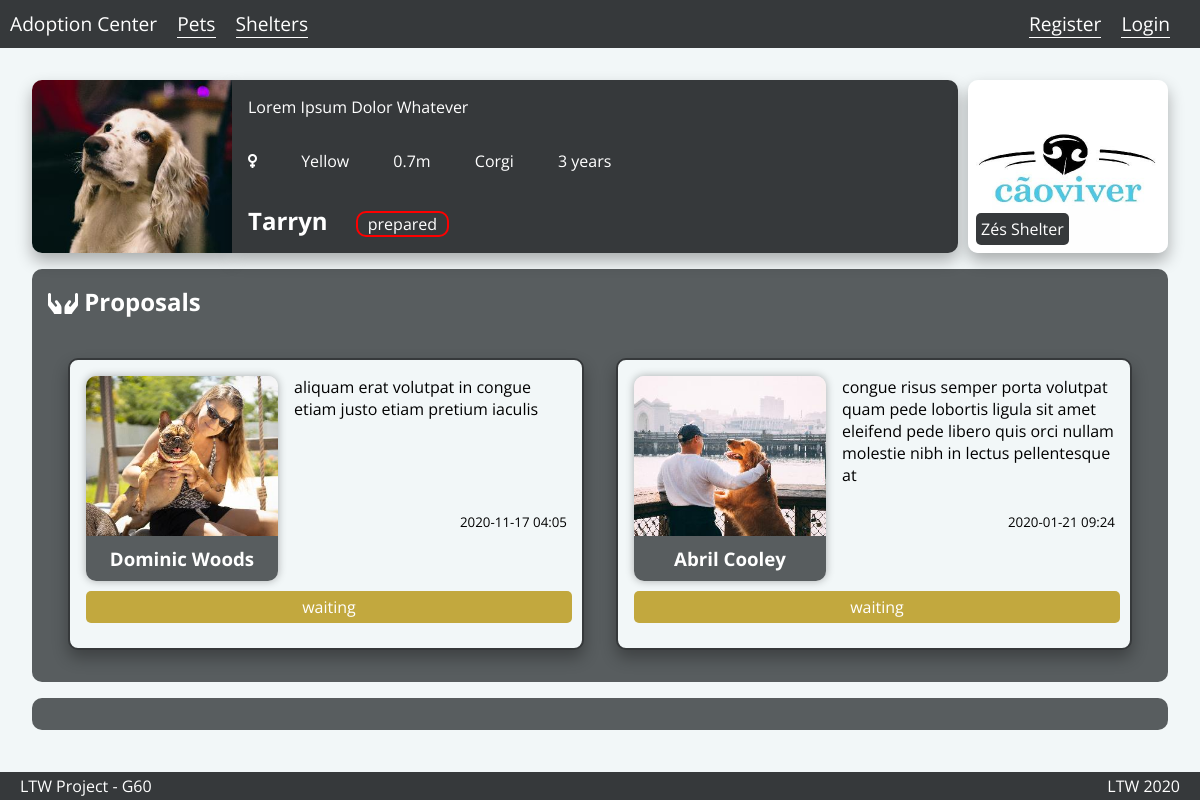
Page /pet_detail.php?id=4 on the committed database.
### tables this page shows
CREATE TABLE Pets (
  pet_id    INTEGER PRIMARY KEY,
  name      VARCHAR,
  species   VARCHAR,
  size      FLOAT,
  color     VARCHAR,
  gender    INTEGER, -- (0 for male),
  info      VARCHAR,
  age       INTEGER,
  location  VARCHAR,
  state     VARCHAR -- Pets can be in several states (being prepared for adoption, prepared, proposal accepted, delivered, …).
);

CREATE TABLE Shelters_Pets (
  shelter_id  INTEGER,
  pet_id      INTEGER,
  FOREIGN KEY (shelter_id) REFERENCES Shelters(shelter_id) ON DELETE CASCADE,
	FOREIGN KEY (pet_id) REFERENCES Pets(pet_id) ON DELETE CASCADE,
	PRIMARY KEY(shelter_id, pet_id)
);

CREATE TABLE Shelters (
  shelter_id  INTEGER PRIMARY KEY,
  username    VARCHAR,
  password    TEXT,
  name        VARCHAR,
  info        VARCHAR
);

CREATE TABLE ProposalsUser (
    prop_id     INTEGER PRIMARY KEY,
    pet_id      INTEGER,
    user_id     INTEGER,
    text        VARCHAR,
    date        VARCHAR,
    state       VARCHAR,
    FOREIGN KEY (pet_id) REFERENCES Pets(pet_id) ON DELETE CASCADE,
    FOREIGN KEY (user_id) REFERENCES Users(user_id) ON DELETE CASCADE
);

CREATE TABLE Users (
  user_id     INTEGER PRIMARY KEY,
  username    VARCHAR,
  password    TEXT,
  name        VARCHAR,
  info        VARCHAR
);

### pet_detail.php (called while the page is built, shortened)
<?php
include_once('database/connection.php');
include_once('database/pets.php');
include_once('database/shelters.php');
$pet = getPetByID($_GET['id']);
$proposals = getPetProposals($_GET['id']);
$owner = getPetOwner($pet['pet_id']);
include('templates/common/header.php');
include('templates/common/navigation_bar.php');
include('templates/pets/pet_detail.php');
include('templates/common/footer.php');

### database/pets.php (called while the page is built, shortened)
<?php
function getPetProposals($petID) {
    global $db;
    if ($stmt = $db->prepare('
            SELECT *
            FROM ProposalsUser, Users
            WHERE pet_id = :id
            AND Users.user_id = ProposalsUser.user_id
            ORDER BY date DESC')
    ) {
        $stmt->bindParam(':id', $petID);
        $stmt->execute();
        return $stmt->fetchAll();
    }
    else {
        printf('errno: %d, error: %s', $db->errorCode(), $db->errorInfo()[2]);
        die;
    }
}
function getPetOwner($petID) {
    global $db;
    if ($stmt = $db->prepare('
        SELECT *
        FROM Pets, Users_Pets
        WHERE Pets.pet_id = :id
        AND Pets.pet_id = Users_Pets.pet_id')) {
        $stmt->bindParam(':id', $petID);
        $stmt->execute();
        $stmt = $db->prepare('
            SELECT *
            FROM Pets, Shelters_Pets
            WHERE Pets.pet_id = :id
            AND Pets.pet_id = Shelters_Pets.pet_id');
        $stmt->bindParam(':id', $petID);
        $stmt->execute();
        $pets = $stmt->fetch();
        return [$pets['shelter_id'], "shelter"];
    }
    else {
        printf('errno: %d, error: %s', $db->errorCode(), $db->errorInfo()[2]);
        die;
    }
}
function getPetByID($petID) {
    global $db;
    if ($stmt = $db->prepare('SELECT * FROM Pets WHERE pet_id = :id')) {
        $stmt->bindParam(':id', $petID);
        $stmt->execute();
        return $stmt->fetch();
    }
    else {
        printf('errno: %d, error: %s', $db->errorCode(), $db->errorInfo()[2]);
        die;
    }
}
function getImageByPetId($petID){
    global $db;
    if ($stmt = $db->prepare('SELECT * FROM Pets_Images WHERE pet_id = :id')) {
        $stmt->bindParam(':id', $petID);
        $stmt->execute();
        return $stmt->fetch()[0];
    }
    else {
        printf('errno: %d, error: %s', $db->errorCode(), $db->errorInfo()[2]);
        die;
    }
}

### database/shelters.php (called while the page is built, shortened)
<?php
function getShelterByID($shelterID) {
    global $db;
    if ($stmt = $db->prepare('SELECT * FROM Shelters WHERE shelter_id = :id')) {
        $stmt->bindParam(':id', $shelterID);
        $stmt->execute();
        return $stmt->fetch();
    }
    else {
        printf('errno: %d, error: %s', $db->errorCode(), $db->errorInfo()[2]);
        die;
    }
}

### templates/pets/pet_detail.php (the view, shortened to what this page needs)
<div class="page-content" id="pet-profile" >
    <div class="pet-bio">
        <a class="pet-image" style="background-image: url('database/images/pets/thumbs_medium/<?= getImageByPetId($_GET['id']) ?>.jpg')">
        </a>
        <section class="pet-info">
            <div id="title">
                <h2><?= $pet['name'] ?></h2>
                <span><?= $pet['state'] ?></span>
            </div>
            <div id="pet-details">
                <?php
                if ($pet['gender'] == 0)
                    echo '<i class="fas fa-mars"></i>';
                else
                    echo '<i class="fas fa-venus"></i>';
                ?>
                <span><?= $pet['color'] ?></span>
                <span><?= $pet['size'] ?>m</span>
                <span><?= $pet['species'] ?></span>
                <span><?= $pet['age'] . ' years' ?></span>
            </div>
            <p><?= $pet['info'] ?></p>
        </section>
        <?php
        if ($owner[1] == 'user') {
            echo '<a id="owner-info" href="user_profile.php?id=' . $owner[0] . '">';
            echo "<div class=\"img\" style=\"background-image: url('database/images/users/profile/thumbs_medium/" . $owner[0] . ".jpg')\"> </div>
                  <p>" . getUserByID($owner[0])['name'] . '</p>
                  </a>';
        }
        else {
            echo '<a id="owner-info" href="shelter_profile.php?id=' . $owner[0] . '">';
            echo "<div class=\"img\" style=\"background-image: url('database/images/shelters/profile/thumbs_medium/" . $owner[0] . ".jpg')\"></div>
                  <p>" . getShelterByID($owner[0])['name'] . '</p>
                  </a>';
        }
        ?>
    </div>
    <section id="proposals">
        <h2><i class="fas fa-hands"></i> Proposals</h2>
        <div class="grid-list">
            <?php foreach ($proposals as $proposal) { ?>
                <article class="adoption-proposal">
                    <a href="user_profile.php?id=<?= $proposal['user_id'] ?>">
                        <div class="img" style="background-image: url('database/images/users/profile/thumbs_medium/<?= $proposal['user_id'] ?>.jpg"></div>
                        <h3><?= $proposal['name'] ?></h3>
                    </a>
                    <div class="user-details">
                        <p><?= $proposal['text'] ?></p>
                        <small><?= date("Y-m-d H:i", substr($proposal['date'], 0, 10)) ?></small>
                    </div>
                    <?php if (isset($_SESSION['username']) and isOwner($_GET['id']) and $proposal['state']== 'waiting') { ?>
                        <div class="proposal-options">
                            <button id="accept_proposal_button" name="accept" data-petid="<?= $_GET['id'] ?>" data-userid="<?= $proposal['user_id'] ?>">Accept</button>
                            <button id="deny_proposal_button" name="deny" data-petid="<?= $_GET['id'] ?>" data-userid="<?= $proposal['user_id'] ?>">Deny</button>
                        </div>
                    <?php } else { ?>
                        <div id="proposal_states">
                        <?php  if ($proposal['state'] == 'waiting'){ ?>
                        <div id="waiting_state">
                            <p><?= $proposal['state'] ?></p>
                        </div>
                            <?php  }else if ($proposal['state'] == 'accepted') { ?>
                                <div id="accepted_state">
                                    <p><?= $proposal['state'] ?></p>
                                </div>
                            <?php  }else {?>
                                <div id="denied_state">
                                    <p><?= $proposal['state'] ?></p>
                                </div>
                            <?php  } ?>
                        </div>
                    <?php } ?>
                </article>
            <?php } ?>
        </div>
    </section>
    <section id="pet-comments" data-petid="<?= $_GET['id']?>" data-session="<?= isset($_SESSION['username']) ?>">
    </section>
</div>

### style/style.css (style rules this page uses)
* { margin: 0; padding: 0; border: 0; text-decoration: none; font-family: "Open Sans", sans-serif; }
html, body { background-color: #F2F7F8; height: 100%; position: relative; min-height: 100%; }
.page-content { padding: 2em; }
body { display: flex; flex-direction: column; }
body { height: auto; }
body a { color: white; text-decoration: none; }
#pet-profile .pet-bio { display: grid; grid-template-columns: 200px 3fr 200px; grid-gap: 10px; }
#pet-profile .pet-bio .pet-image { grid-column: 1; border-radius: 10px 0 0 10px; justify-self: auto; width: 100%; height: 100%; background-size: cover; background-position: center; box-shadow: 0 8px 16px 0 rgba(0, 0, 0, 0.3); }
#pet-profile .pet-bio #owner-info { grid-column: 3; position: relative; }
#pet-profile .pet-bio #owner-info .img { border-radius: 10px; width: 100%; height: 100%; background-size: cover; background-position: center; box-shadow: 0 8px 16px 0 rgba(0, 0, 0, 0.3); }
#pet-profile .pet-bio #owner-info p { padding: 5px; border-radius: 5px; background-color: #36393B; position: absolute; bottom: 8px; left: 8px; color: white; }
#pet-profile .pet-bio .pet-info { height: 100%; margin-left: -10px; display: grid; background-color: #36393B; color: white; border-radius: 0 10px 10px 0; grid-template-columns: auto 20% 20%; grid-template-areas: "description" "details" "name"; box-shadow: 0 8px 16px 0 rgba(0, 0, 0, 0.3); }
#pet-profile .pet-bio .pet-info #title { grid-area: name; padding: 1em; }
#pet-profile .pet-bio .pet-info #title span, #pet-profile .pet-bio .pet-info #title h2 { display: inline-block; margin-right: 1em; }
#pet-profile .pet-bio .pet-info #title h2 { font-size: 150%; }
#pet-profile .pet-bio .pet-info #title span { border: 2px solid red; border-radius: 10px; padding: 0 10px; }
#pet-profile .pet-bio .pet-info #pet-details { grid-area: details; grid-column: 1/4; padding: 1em; }
#pet-profile .pet-bio .pet-info #pet-details > * { margin-right: 40px; }
#pet-profile .pet-bio .pet-info p { grid-column: 1/4; padding: 1em; }
#pet-profile #proposals { margin-top: 1em; padding: 1em; background-color: #585D5F; color: white; border-radius: 10px; }
#pet-profile #proposals h2 { margin-bottom: 1em; }
#pet-profile #proposals .grid-list { display: flex; flex-wrap: wrap; justify-content: center; }
#pet-profile #proposals .grid-list .adoption-proposal { justify-self: center; padding: 1em; max-width: 30em; margin: 1em; background-color: #F2F7F8; border-radius: 10px; border: 2px solid #36393B; box-shadow: 0 8px 16px 0 rgba(0, 0, 0, 0.3); display: grid; color: black; grid-template-columns: 40% 60%; grid-template-rows: 2fr 0.5fr; grid-column-gap: 1em; }
#pet-profile #proposals .grid-list .adoption-proposal a { border-radius: 10px; box-shadow: 0 0 0.5rem rgba(0, 0, 0, 0.3); }
#pet-profile #proposals .grid-list .adoption-proposal a .img { border-radius: 10px 10px 0 0; width: 100%; background-size: cover; background-position: center; grid-row: 1; min-height: 10em; grid-column: 1; }
#pet-profile #proposals .grid-list .adoption-proposal a h3 { text-align: center; margin: 0; padding: 10px; border-radius: 0 0 10px 10px; background-color: #585D5F; color: white; grid-row: 2; grid-column: 1; }
#pet-profile #proposals .grid-list .adoption-proposal .user-details { color: black; margin-right: 15px; margin-bottom: 0; height: auto; grid-row: 1/2; grid-column: 2; display: grid; grid-template-rows: 1fr 0.5fr; }
#pet-profile #proposals .grid-list .adoption-proposal .user-details small { text-align: right; }
#pet-profile #proposals .grid-list .adoption-proposal #proposal_states { grid-row: 2; grid-column: 1/3; margin-right: 10px; align-self: center; text-align: center; }
#pet-profile #proposals .grid-list .adoption-proposal #proposal_states #waiting_state, #pet-profile #proposals .grid-list .adoption-proposal #proposal_states #denied_state, #pet-profile #proposals .grid-list .adoption-proposal #proposal_states #accepted_state { color: white; padding: 5px; border-radius: 5px; background-color: #C2A83E; }
#pet-profile #pet-comments, #pet-profile #make_proposal { margin-top: 1em; padding: 1em; background-color: #585D5F; border-radius: 10px; color: white; }

### rows in the picture
pets: name "Tarryn", state "prepared", color "Yellow", size "0.7", species "Corgi", age "3", info "Lorem Ipsum Dolor Whatever", pet_id.name "Zés Shelter"
proposalsuser: shows a picture, user.name "Dominic Woods", text "aliquam erat volutpat in congue etiam justo etiam pretium iaculis", date "2020-11-17 04:05", state "waiting"
proposalsuser: shows a picture, user.name "Abril Cooley", text "congue risus semper porta volutpat quam pede lobortis ligula sit amet eleifend pede libero quis orci nullam molestie nibh in lectus pellentesque at", date "2020-01-21 09:24", state "waiting"
